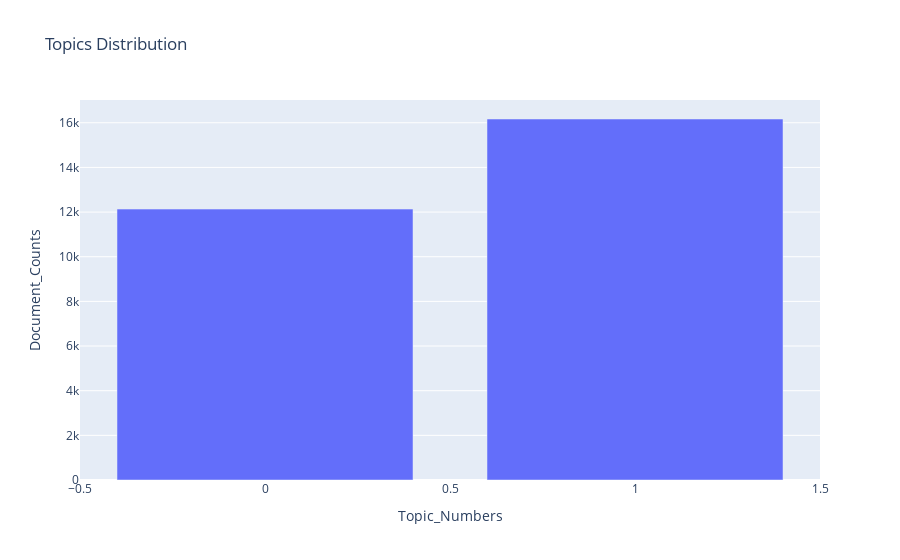

Write notebook code for a chart like this one.
### Markdown cell above
Topics that can be inferred are:

1. Topic Number: 0
   - Probable topic title: Issues and Queries
   - Key terms: 'mobikwik, payment, wallet, money, account, transaction, rs, refund, recharge, help'

2. Topic Number: 1
   - Probable topic title: Promotion - Social
   - Key terms: 'app, mobikwik, indian, truly_indian, payments, support, use, payment, download, apps'

### Code cell
post_dist, fig = processor.plot_topic_distribution(post_df_topic_sents_keywords)
fig.show()

### Figure 1 — Plotly figure (JSON) as saved in the notebook; plotly's stock layout.template omitted (floating-point values rounded to 4 significant figures)
{"data": [{"alignmentgroup": "True", "hovertemplate": "Topic_Numbers=%{x}<br>Document_Counts=%{y}<extra></extra>", "legendgroup": "", "marker": {"color": "#636efa", "pattern": {"shape": ""}}, "name": "", "offsetgroup": "", "orientation": "v", "showlegend": false, "textposition": "auto", "type": "bar", "x": [1, 0], "xaxis": "x", "y": [16169, 12134], "yaxis": "y"}], "layout": {"barmode": "relative", "legend": {"tracegroupgap": 0}, "title": {"text": "Topics Distribution"}, "xaxis": {"anchor": "y", "domain": [0, 1], "title": {"text": "Topic_Numbers"}}, "yaxis": {"anchor": "x", "domain": [0, 1], "title": {"text": "Document_Counts"}}}}
